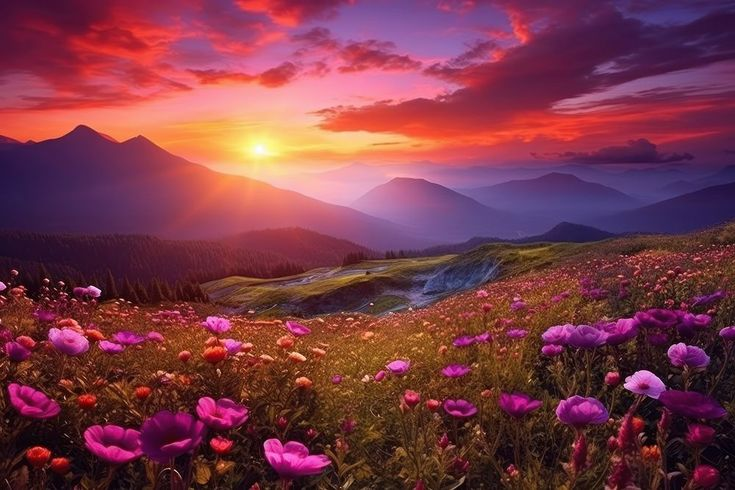
#> input picture Lab1/Photo/photo-lab1.png, 735 x 490 px
$ python Lab1_code.py
#> lines starting #> are read from the running program, lines starting #| are printed output that depends on the picture; after the words box and inside, x2 and y2 are one past the last pixel; in counts of white or black regions, pixels touching at a corner belong together
import numpy as np
from PIL import Image
import math
import os


def load_image(image_path):
#> called with image_path = 'Photo/photo-lab1.png'
    img = Image.open(image_path)
#> img is the input picture: PIL image 735x490 RGB; mean R, G, B 123, 57.3, 71.1
    return np.array(img).astype(np.float32) / 255.0


def save_image(image_array, save_path):
    os.makedirs(os.path.dirname(save_path), exist_ok=True)
    img = Image.fromarray((image_array * 255).astype(np.uint8))
    img.save(save_path)


def separate_rgb_components(image):
    r_component = np.zeros_like(image)
    g_component = np.zeros_like(image)
    b_component = np.zeros_like(image)

    r_component[:, :, 0] = image[:, :, 0]
    g_component[:, :, 1] = image[:, :, 1]
    b_component[:, :, 2] = image[:, :, 2]

    return r_component, g_component, b_component


def rgb_to_hsi(image):
    r, g, b = image[:, :, 0], image[:, :, 1], image[:, :, 2]

    i = (r + g + b) / 3.0

    min_rgb = np.minimum(np.minimum(r, g), b)
    s = 1 - 3 * min_rgb / (r + g + b + 1e-10)
    s[r + g + b == 0] = 0

    numerator = 0.5 * ((r - g) + (r - b))
    denominator = np.sqrt((r - g) ** 2 + (r - b) * (g - b)) + 1e-10
    theta = np.arccos(numerator / denominator)

    h = np.zeros_like(r)
    h[b <= g] = theta[b <= g]
    h[b > g] = 2 * np.pi - theta[b > g]
    h = h / (2 * np.pi)

    return h, s, i


def hsi_to_rgb(h, s, i):
    h = h * 2 * np.pi
    r = np.zeros_like(h)
    g = np.zeros_like(h)
    b = np.zeros_like(h)

    mask_rg = (h >= 0) & (h < 2 * np.pi / 3)
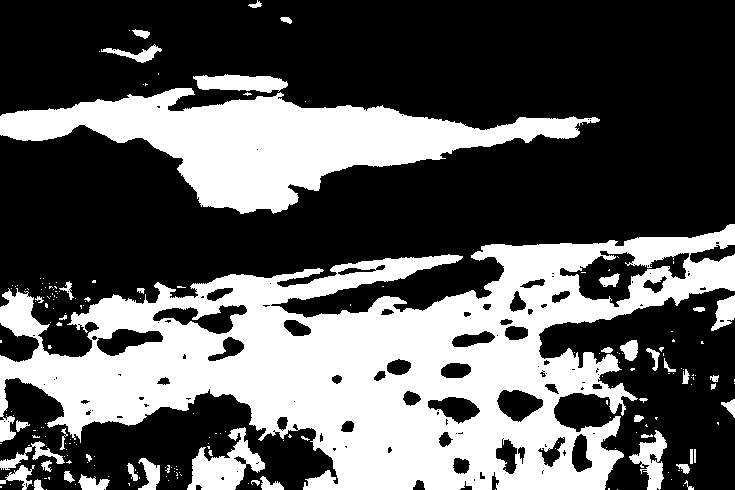
#> mask_rg: shape (490, 735) bool; 36.2% white; 206 white regions (160 under 20 px), largest, box (x1, y1, x2, y2) and area: (0, 224, 735, 490) 90332, (0, 88, 600, 214) 30125, (187, 427, 265, 490) 2300
    if np.any(mask_rg):
        b[mask_rg] = i[mask_rg] * (1 - s[mask_rg])
        r[mask_rg] = i[mask_rg] * (1 + s[mask_rg] * np.cos(h[mask_rg]) /
                                   np.cos(np.pi / 3 - h[mask_rg] + 1e-10))
        g[mask_rg] = 3 * i[mask_rg] - (r[mask_rg] + b[mask_rg])

    mask_gb = (h >= 2 * np.pi / 3) & (h < 4 * np.pi / 3)
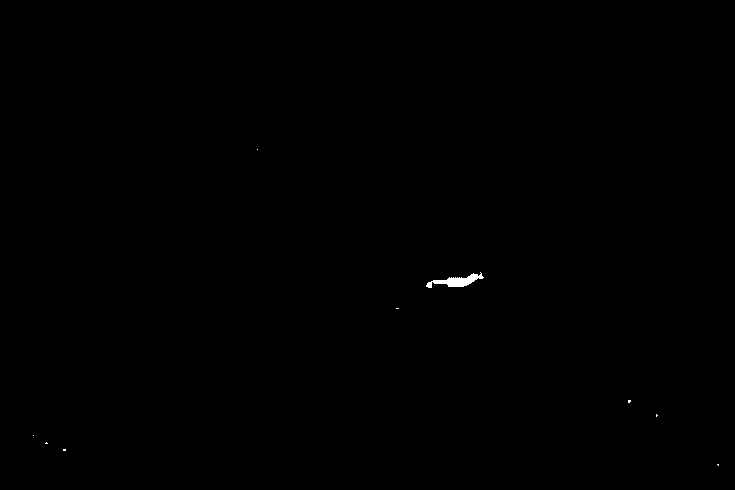
#> mask_gb: shape (490, 735) bool; 0.11% white; 9 white regions (8 under 20 px), largest, box (x1, y1, x2, y2) and area: (426, 272, 484, 288) 374
    if np.any(mask_gb):
        h_adj = h[mask_gb] - 2 * np.pi / 3
#> h_adj = 404 values, max 2.08 at index 372, min 0.19 at index 395, mean 1.97
        r[mask_gb] = i[mask_gb] * (1 - s[mask_gb])
#> r: shape (490, 735) float32; min 0, max 3, mean 0.413
        g[mask_gb] = i[mask_gb] * (1 + s[mask_gb] * np.cos(h_adj) /
                                   np.cos(np.pi / 3 - h_adj + 1e-10))
#> g: shape (490, 735) float32; min -2.38e-07, max 1.63, mean 0.192
        b[mask_gb] = 3 * i[mask_gb] - (r[mask_gb] + g[mask_gb])
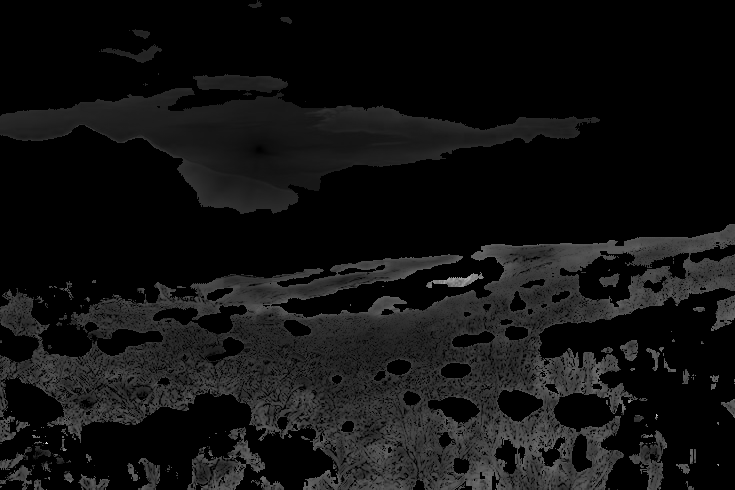
#> b: shape (490, 735) float32; min 0, max 1.82, mean 0.124; drawn with min black and max white

    mask_br = (h >= 4 * np.pi / 3) & (h < 2 * np.pi)
#> mask_br: shape (490, 735) bool; 63.7% white; 207 black regions (160 under 20 px), largest, box (x1, y1, x2, y2) and area: (0, 224, 735, 490) 90343, (0, 88, 600, 214) 30126, (187, 427, 265, 490) 2300
    if np.any(mask_br):
        h_adj = h[mask_br] - 4 * np.pi / 3
        g[mask_br] = i[mask_br] * (1 - s[mask_br])
        b[mask_br] = i[mask_br] * (1 + s[mask_br] * np.cos(h_adj) /
                                   np.cos(np.pi / 3 - h_adj + 1e-10))
        r[mask_br] = 3 * i[mask_br] - (g[mask_br] + b[mask_br])

    r = np.clip(r, 0, 1)
    g = np.clip(g, 0, 1)
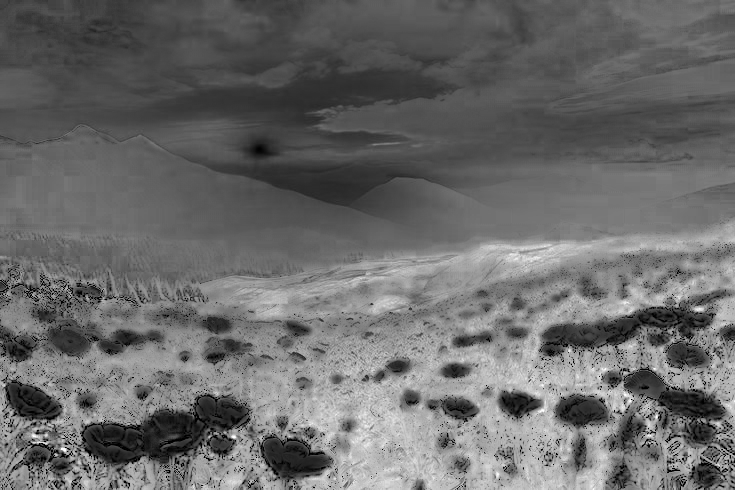
#> g: shape (490, 735) float32; min 0, max 1, mean 0.419
    b = np.clip(b, 0, 1)
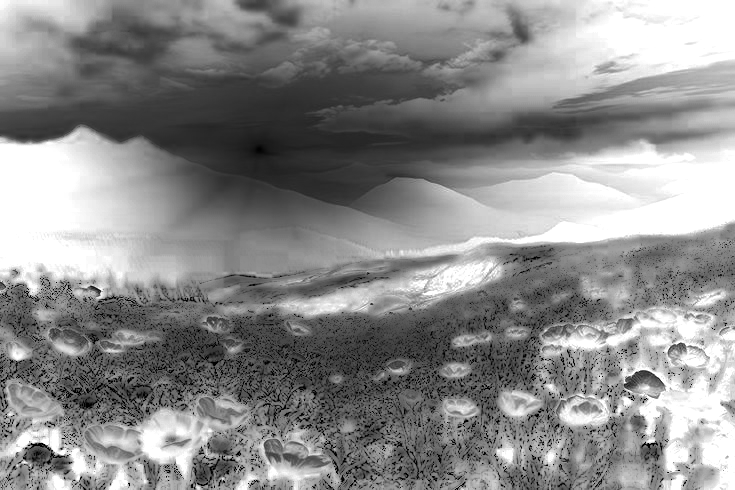
#> b: shape (490, 735) float32; min 0, max 1, mean 0.549

    return r, g, b


def invert_lightness(image):
    h, s, i = rgb_to_hsi(image)
    i_inv = 1.0 - i
    r_inv, g_inv, b_inv = hsi_to_rgb(h, s, i_inv)
    return np.stack([r_inv, g_inv, b_inv], axis=2)
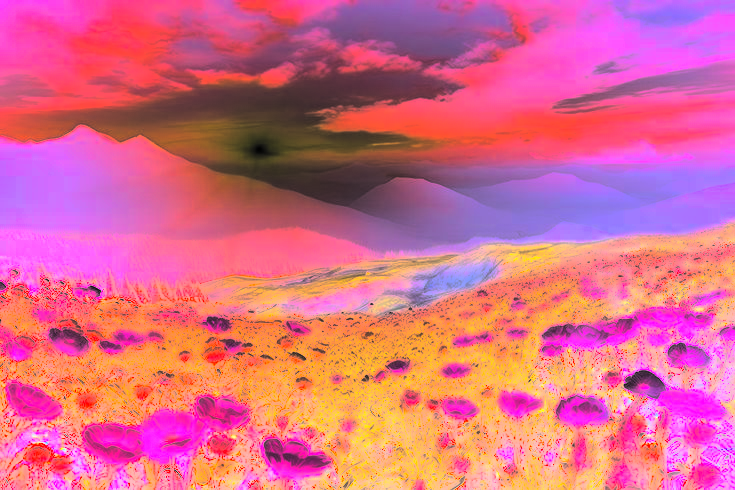
#> returned value: shape (490, 735, 3) float32; mean of channels 0, 1, 2 0.857, 0.419, 0.549; drawn as R, G, B


def bilinear_interpolation(image, x, y):
    h, w, c = image.shape

    x_int = math.floor(x)
    y_int = math.floor(y)
    x_frac = x - x_int
    y_frac = y - y_int

    x1 = max(0, min(x_int, w - 1))
    x2 = max(0, min(x_int + 1, w - 1))
    y1 = max(0, min(y_int, h - 1))
    y2 = max(0, min(y_int + 1, h - 1))

    result = np.zeros(c)
    for channel in range(c):
        q11 = image[y1, x1, channel]
        q12 = image[y2, x1, channel]
        q21 = image[y1, x2, channel]
        q22 = image[y2, x2, channel]

        if x2 == x1 and y2 == y1:
            result[channel] = q11
        elif x2 == x1:
            result[channel] = q11 * (1 - y_frac) + q12 * y_frac
        elif y2 == y1:
            result[channel] = q11 * (1 - x_frac) + q21 * x_frac
        else:
            result[channel] = (q11 * (1 - x_frac) * (1 - y_frac) +
                               q21 * x_frac * (1 - y_frac) +
                               q12 * (1 - x_frac) * y_frac +
                               q22 * x_frac * y_frac)
    return result


def zoom_image(image, factor):
#> called with factor = 2
    h, w, c = image.shape
#> h = 490; w = 735; c = 3
    new_h = max(1, int(round(h * factor)))
#> new_h = 980
    new_w = max(1, int(round(w * factor)))
#> new_w = 1470

    result = np.zeros((new_h, new_w, c))

    for i in range(new_h):
        for j in range(new_w):
            src_x = max(0, min(j / factor, w - 1e-10))
            src_y = max(0, min(i / factor, h - 1e-10))
            result[i, j] = bilinear_interpolation(image, src_x, src_y)
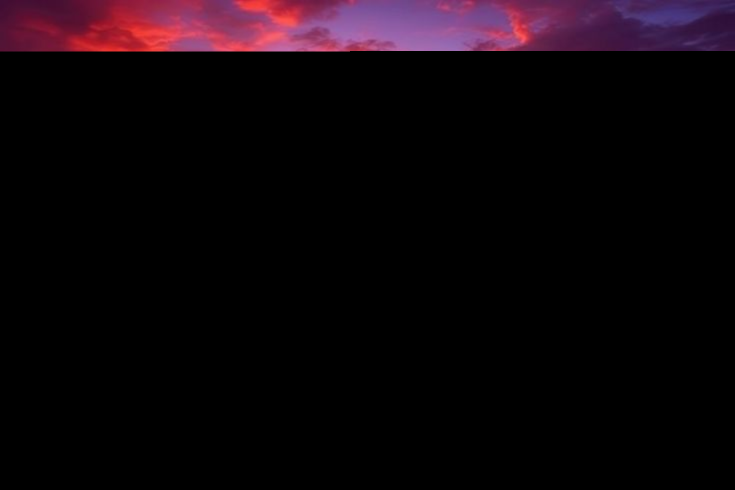
#> result: shape (980, 1470, 3) float64 (shown at 1/2 size); mean of channels 0, 1, 2 0.0537, 0.021, 0.0394; drawn as R, G, B

    return result


def main():
    input_image_path = 'Photo/photo-lab1.png'
    output_dir = 'results'

    os.makedirs(output_dir, exist_ok=True)

    original = load_image(input_image_path)
    save_image(original, os.path.join(output_dir, '00_original.png'))

    # 1.1
    r, g, b = separate_rgb_components(original)
    save_image(r, os.path.join(output_dir, '1-1_r.png'))
    save_image(g, os.path.join(output_dir, '1-1_g.png'))
    save_image(b, os.path.join(output_dir, '1-1_b.png'))

    # 1.2
    h, s, i = rgb_to_hsi(original)
    i_component = np.stack([i, i, i], axis=2)
    save_image(i_component, os.path.join(output_dir, '1-2_i_component.png'))

    # 1.3
    inverted = invert_lightness(original)
    save_image(inverted, os.path.join(output_dir, '1-3_inverted.png'))

    M, N = 2, 3
    K = M / N

    # 2.1
    stretched = zoom_image(original, M)
    save_image(stretched, os.path.join(output_dir, f'2-1_stretched_{M}x.png'))

    # 2.2
    compressed = zoom_image(original, 1 / N)
    save_image(compressed, os.path.join(output_dir, f'2-2_compressed_{N}x.png'))

    # 2.3
    temp = zoom_image(original, M)
    two_pass = zoom_image(temp, 1 / N)
    save_image(two_pass, os.path.join(output_dir, f'2-3_resampled_two_pass_{K:.2f}x.png'))

    # 2.4
    one_pass = zoom_image(original, K)
    save_image(one_pass, os.path.join(output_dir, f'2-4_resampled_one_pass_{K:.2f}x.png'))


if __name__ == "__main__":
#> (the run stopped early here; a loop or call above may not have finished)
